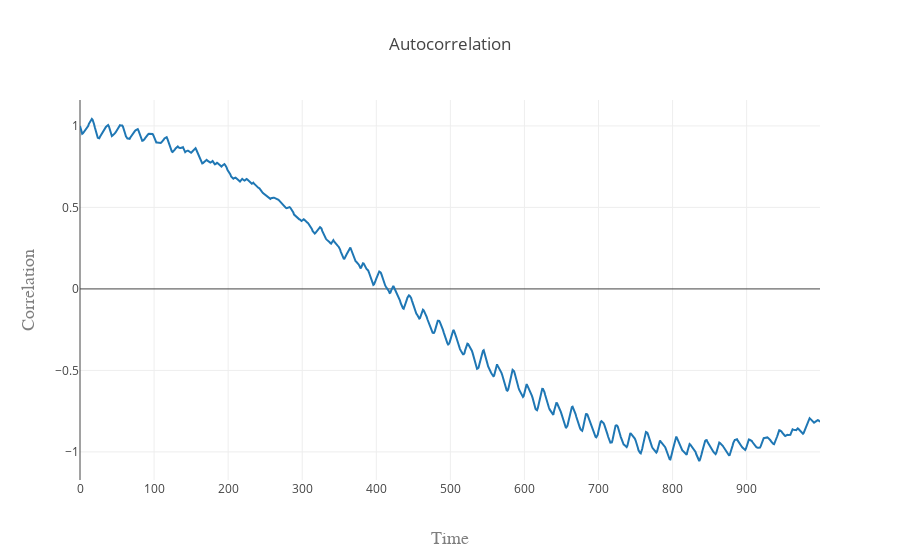

Write notebook code for a chart like this one.
### Code cell
corr_pl = go.Scatter(name="correlation", y=corr)
iplot({
    'data': [corr_pl],
    'layout': cor_layout})

### Figure 1 — Plotly figure (JSON) as saved in the notebook; plotly's stock layout.template omitted (floating-point values rounded to 4 significant figures; data arrays with more than 128 entries replaced by an {"elided": "..."} marker saying what was removed)
{"data": [{"name": "correlation", "type": "scatter", "uid": "47670354-b140-11e8-83d2-8cec4b5d22f0", "y": {"elided": "1000 float values"}}], "layout": {"title": "Autocorrelation", "xaxis": {"title": "Time", "titlefont": {"color": "#7f7f7f", "family": "Courier New, monospace", "size": 18}}, "yaxis": {"title": "Correlation", "titlefont": {"color": "#7f7f7f", "family": "Courier New, monospace", "size": 18}}}}
